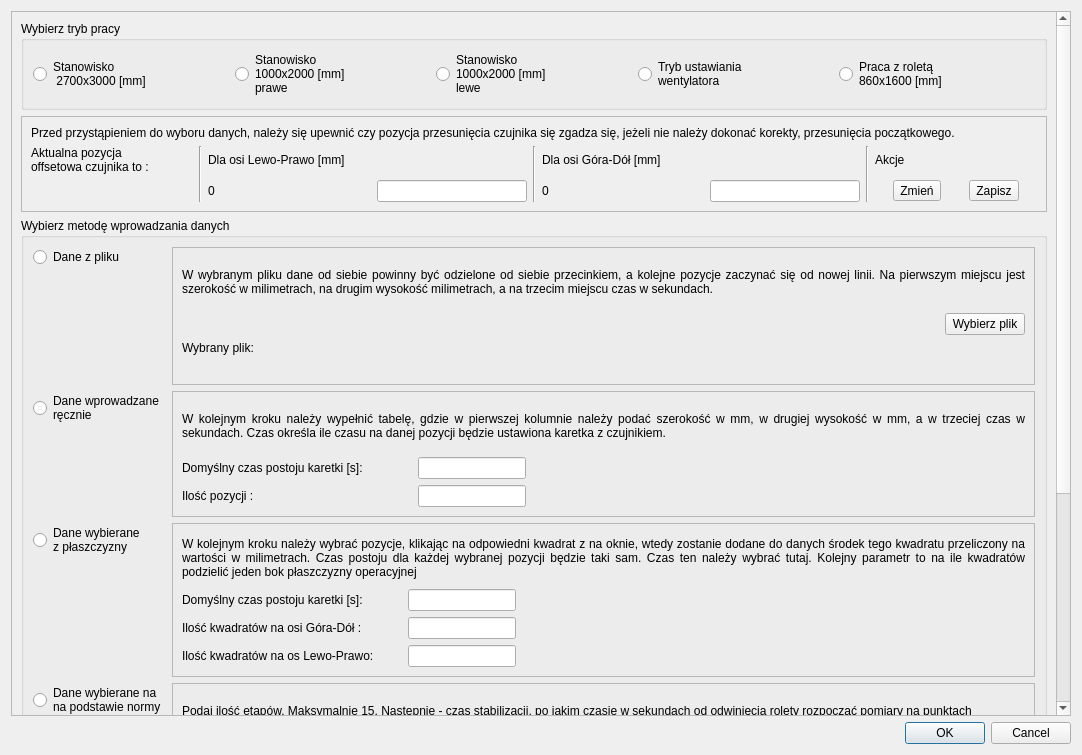
<?xml version="1.0" encoding="UTF-8"?>
<ui version="4.0">
 <class>WyborMetody</class>
 <widget class="QDialog" name="WyborMetody">
  <property name="geometry">
   <rect>
    <x>0</x>
    <y>0</y>
    <width>1082</width>
    <height>755</height>
   </rect>
  </property>
  <property name="windowTitle">
   <string>Pomiar przepływności - Wybór metody wprowadzania danych</string>
  </property>
  <layout class="QVBoxLayout" name="verticalLayout">
   <item>
    <widget class="QScrollArea" name="scrollArea">
     <property name="verticalScrollBarPolicy">
      <enum>Qt::ScrollBarAsNeeded</enum>
     </property>
     <property name="horizontalScrollBarPolicy">
      <enum>Qt::ScrollBarAlwaysOff</enum>
     </property>
     <property name="sizeAdjustPolicy">
      <enum>QAbstractScrollArea::AdjustToContents</enum>
     </property>
     <property name="widgetResizable">
      <bool>true</bool>
     </property>
     <widget class="QWidget" name="scrollAreaWidgetContents">
      <property name="geometry">
       <rect>
        <x>0</x>
        <y>-402</y>
        <width>1048</width>
        <height>1106</height>
       </rect>
      </property>
      <layout class="QVBoxLayout" name="verticalLayout_6">
       <item>
        <widget class="QGroupBox" name="gbMode">
         <property name="title">
          <string>Wybierz tryb pracy</string>
         </property>
         <layout class="QHBoxLayout" name="horizontalLayout">
          <item>
           <widget class="QRadioButton" name="rb2700">
            <property name="text">
             <string>Stanowisko
 2700x3000 [mm]</string>
            </property>
           </widget>
          </item>
          <item>
           <widget class="QRadioButton" name="rb1000p">
            <property name="text">
             <string>Stanowisko
1000x2000 [mm]
prawe</string>
            </property>
           </widget>
          </item>
          <item>
           <widget class="QRadioButton" name="rb1000l">
            <property name="text">
             <string>Stanowisko
1000x2000 [mm]
lewe</string>
            </property>
           </widget>
          </item>
          <item>
           <widget class="QRadioButton" name="rbFunSet">
            <property name="text">
             <string>Tryb ustawiania 
wentylatora</string>
            </property>
           </widget>
          </item>
          <item>
           <widget class="QRadioButton" name="rbRoleta">
            <property name="text">
             <string>Praca z roletą
860x1600 [mm]</string>
            </property>
           </widget>
          </item>
         </layout>
        </widget>
       </item>
       <item>
        <widget class="QFrame" name="frRoletaInfo">
         <property name="frameShape">
          <enum>QFrame::StyledPanel</enum>
         </property>
         <property name="frameShadow">
          <enum>QFrame::Raised</enum>
         </property>
         <layout class="QGridLayout" name="gridLayout">
          <item row="2" column="2">
           <widget class="QLabel" name="normaOffsetX">
            <property name="minimumSize">
             <size>
              <width>25</width>
              <height>0</height>
             </size>
            </property>
            <property name="text">
             <string>0</string>
            </property>
           </widget>
          </item>
          <item row="1" column="1" rowspan="2">
           <widget class="Line" name="line">
            <property name="orientation">
             <enum>Qt::Vertical</enum>
            </property>
           </widget>
          </item>
          <item row="1" column="8">
           <widget class="QLabel" name="label_8">
            <property name="text">
             <string>Akcje</string>
            </property>
           </widget>
          </item>
          <item row="1" column="4" rowspan="2">
           <widget class="Line" name="line_2">
            <property name="orientation">
             <enum>Qt::Vertical</enum>
            </property>
           </widget>
          </item>
          <item row="2" column="6">
           <widget class="QLineEdit" name="normaOffsetYEdit">
            <property name="minimumSize">
             <size>
              <width>25</width>
              <height>0</height>
             </size>
            </property>
            <property name="maximumSize">
             <size>
              <width>150</width>
              <height>16777215</height>
             </size>
            </property>
           </widget>
          </item>
          <item row="1" column="0">
           <widget class="QLabel" name="label_5">
            <property name="text">
             <string>Aktualna pozycja
offsetowa czujnika to :</string>
            </property>
           </widget>
          </item>
          <item row="2" column="8">
           <widget class="QWidget" name="widget" native="true">
            <layout class="QHBoxLayout" name="horizontalLayout_5">
             <property name="spacing">
              <number>10</number>
             </property>
             <property name="leftMargin">
              <number>0</number>
             </property>
             <property name="topMargin">
              <number>0</number>
             </property>
             <property name="rightMargin">
              <number>0</number>
             </property>
             <property name="bottomMargin">
              <number>0</number>
             </property>
             <item>
              <widget class="QToolButton" name="pbNormaOffsetChange">
               <property name="text">
                <string>Zmień</string>
               </property>
              </widget>
             </item>
             <item>
              <widget class="QToolButton" name="pbNormaOffsetSave">
               <property name="text">
                <string>Zapisz</string>
               </property>
              </widget>
             </item>
            </layout>
           </widget>
          </item>
          <item row="2" column="3">
           <widget class="QLineEdit" name="normaOffsetXEdit">
            <property name="minimumSize">
             <size>
              <width>25</width>
              <height>0</height>
             </size>
            </property>
            <property name="maximumSize">
             <size>
              <width>150</width>
              <height>16777215</height>
             </size>
            </property>
           </widget>
          </item>
          <item row="1" column="5" colspan="2">
           <widget class="QLabel" name="label_7">
            <property name="text">
             <string>Dla osi Góra-Dół [mm]</string>
            </property>
           </widget>
          </item>
          <item row="2" column="5">
           <widget class="QLabel" name="normaOffsetY">
            <property name="minimumSize">
             <size>
              <width>25</width>
              <height>0</height>
             </size>
            </property>
            <property name="text">
             <string>0</string>
            </property>
           </widget>
          </item>
          <item row="1" column="7" rowspan="2">
           <widget class="Line" name="line_3">
            <property name="orientation">
             <enum>Qt::Vertical</enum>
            </property>
           </widget>
          </item>
          <item row="1" column="2" colspan="2">
           <widget class="QLabel" name="label_6">
            <property name="text">
             <string>Dla osi Lewo-Prawo [mm]</string>
            </property>
           </widget>
          </item>
          <item row="0" column="0" colspan="9">
           <widget class="QLabel" name="label_9">
            <property name="text">
             <string>Przed przystąpieniem do wyboru danych, należy się upewnić czy pozycja przesunięcia czujnika się zgadza się, jeżeli nie należy dokonać korekty, przesunięcia początkowego. </string>
            </property>
           </widget>
          </item>
         </layout>
        </widget>
       </item>
       <item>
        <widget class="QGroupBox" name="gbMethod">
         <property name="title">
          <string>Wybierz metodę wprowadzania danych</string>
         </property>
         <property name="flat">
          <bool>false</bool>
         </property>
         <layout class="QFormLayout" name="formLayoutDataMethod">
          <item row="0" column="0">
           <widget class="QRadioButton" name="rbfile">
            <property name="text">
             <string>Dane z pliku</string>
            </property>
           </widget>
          </item>
          <item row="0" column="1">
           <widget class="QFrame" name="frChoiceFile">
            <property name="frameShape">
             <enum>QFrame::StyledPanel</enum>
            </property>
            <property name="frameShadow">
             <enum>QFrame::Raised</enum>
            </property>
            <layout class="QGridLayout" name="gridLayoutDataFile">
             <item row="1" column="2">
              <widget class="QPushButton" name="pushButton">
               <property name="text">
                <string>Wybierz plik</string>
               </property>
              </widget>
             </item>
             <item row="4" column="1" colspan="2">
              <widget class="QLabel" name="selectedFile">
               <property name="text">
                <string/>
               </property>
              </widget>
             </item>
             <item row="1" column="1">
              <spacer name="horizontalSpacer">
               <property name="orientation">
                <enum>Qt::Horizontal</enum>
               </property>
               <property name="sizeHint" stdset="0">
                <size>
                 <width>40</width>
                 <height>20</height>
                </size>
               </property>
              </spacer>
             </item>
             <item row="0" column="0" colspan="3">
              <widget class="QLabel" name="iChoiceFile">
               <property name="minimumSize">
                <size>
                 <width>0</width>
                 <height>50</height>
                </size>
               </property>
               <property name="maximumSize">
                <size>
                 <width>16777215</width>
                 <height>16777215</height>
                </size>
               </property>
               <property name="text">
                <string>W wybranym pliku dane od siebie powinny być odzielone od siebie przecinkiem, a kolejne pozycje zaczynać się od nowej linii. Na pierwszym miejscu jest szerokość w milimetrach, na drugim wysokość milimetrach, a na trzecim miejscu czas w sekundach.</string>
               </property>
               <property name="textFormat">
                <enum>Qt::RichText</enum>
               </property>
               <property name="scaledContents">
                <bool>true</bool>
               </property>
               <property name="alignment">
                <set>Qt::AlignJustify|Qt::AlignVCenter</set>
               </property>
               <property name="wordWrap">
                <bool>true</bool>
               </property>
              </widget>
             </item>
             <item row="3" column="0">
              <widget class="QLabel" name="eChosenFile">
               <property name="text">
                <string>Wybrany plik:</string>
               </property>
               <property name="wordWrap">
                <bool>true</bool>
               </property>
              </widget>
             </item>
             <item row="3" column="1" colspan="2">
              <widget class="QLabel" name="lChooseFileName">
               <property name="text">
                <string/>
               </property>
              </widget>
             </item>
            </layout>
           </widget>
          </item>
          <item row="1" column="0">
           <widget class="QRadioButton" name="rbmanual">
            <property name="text">
             <string>Dane wprowadzane
ręcznie</string>
            </property>
           </widget>
          </item>
          <item row="1" column="1">
           <widget class="QFrame" name="frManual">
            <property name="frameShape">
             <enum>QFrame::StyledPanel</enum>
            </property>
            <property name="frameShadow">
             <enum>QFrame::Raised</enum>
            </property>
            <layout class="QVBoxLayout" name="verticalLayoutManual">
             <item>
              <widget class="QLabel" name="iManual">
               <property name="minimumSize">
                <size>
                 <width>0</width>
                 <height>50</height>
                </size>
               </property>
               <property name="text">
                <string>W kolejnym kroku należy wypełnić tabelę, gdzie w pierwszej kolumnie należy podać szerokość w mm, w drugiej wysokość w mm, a w trzeciej czas w sekundach. Czas określa ile czasu na danej pozycji będzie ustawiona karetka z czujnikiem.</string>
               </property>
               <property name="alignment">
                <set>Qt::AlignJustify|Qt::AlignVCenter</set>
               </property>
               <property name="wordWrap">
                <bool>true</bool>
               </property>
              </widget>
             </item>
             <item>
              <layout class="QFormLayout" name="formLayout_3">
               <item row="0" column="0">
                <widget class="QLabel" name="eCzasManual">
                 <property name="sizePolicy">
                  <sizepolicy hsizetype="Fixed" vsizetype="Preferred">
                   <horstretch>0</horstretch>
                   <verstretch>0</verstretch>
                  </sizepolicy>
                 </property>
                 <property name="minimumSize">
                  <size>
                   <width>230</width>
                   <height>0</height>
                  </size>
                 </property>
                 <property name="text">
                  <string>Domyślny czas postoju karetki [s]:</string>
                 </property>
                </widget>
               </item>
               <item row="0" column="1">
                <widget class="QLineEdit" name="timeManualDefault">
                 <property name="sizePolicy">
                  <sizepolicy hsizetype="Fixed" vsizetype="Fixed">
                   <horstretch>0</horstretch>
                   <verstretch>0</verstretch>
                  </sizepolicy>
                 </property>
                </widget>
               </item>
              </layout>
             </item>
             <item>
              <layout class="QFormLayout" name="formLayout_4">
               <item row="0" column="0">
                <widget class="QLabel" name="eNumberManual">
                 <property name="sizePolicy">
                  <sizepolicy hsizetype="Fixed" vsizetype="Preferred">
                   <horstretch>0</horstretch>
                   <verstretch>0</verstretch>
                  </sizepolicy>
                 </property>
                 <property name="minimumSize">
                  <size>
                   <width>230</width>
                   <height>0</height>
                  </size>
                 </property>
                 <property name="text">
                  <string>Ilość pozycji :</string>
                 </property>
                </widget>
               </item>
               <item row="0" column="1">
                <widget class="QLineEdit" name="numberManual">
                 <property name="sizePolicy">
                  <sizepolicy hsizetype="Fixed" vsizetype="Fixed">
                   <horstretch>0</horstretch>
                   <verstretch>0</verstretch>
                  </sizepolicy>
                 </property>
                </widget>
               </item>
              </layout>
             </item>
            </layout>
           </widget>
          </item>
          <item row="2" column="0">
           <widget class="QRadioButton" name="rbhalfmanual">
            <property name="text">
             <string>Dane wybierane 
z płaszczyzny</string>
            </property>
           </widget>
          </item>
          <item row="2" column="1">
           <widget class="QFrame" name="frHalfManual">
            <property name="frameShape">
             <enum>QFrame::StyledPanel</enum>
            </property>
            <property name="frameShadow">
             <enum>QFrame::Raised</enum>
            </property>
            <layout class="QVBoxLayout" name="verticalLayout_2">
             <item>
              <widget class="QLabel" name="iHalfmanual">
               <property name="minimumSize">
                <size>
                 <width>0</width>
                 <height>50</height>
                </size>
               </property>
               <property name="text">
                <string>W kolejnym kroku należy wybrać pozycje, klikając na odpowiedni kwadrat z na oknie, wtedy zostanie dodane do danych środek tego kwadratu przeliczony na wartości w milimetrach. Czas postoju dla każdej wybranej pozycji będzie taki sam. Czas ten należy wybrać tutaj. Kolejny parametr to na ile kwadratów podzielić jeden bok płaszczyzny operacyjnej</string>
               </property>
               <property name="alignment">
                <set>Qt::AlignJustify|Qt::AlignVCenter</set>
               </property>
               <property name="wordWrap">
                <bool>true</bool>
               </property>
              </widget>
             </item>
             <item>
              <layout class="QFormLayout" name="formLayout_1">
               <item row="0" column="0">
                <widget class="QLabel" name="eCzasHalf">
                 <property name="sizePolicy">
                  <sizepolicy hsizetype="Fixed" vsizetype="Preferred">
                   <horstretch>0</horstretch>
                   <verstretch>0</verstretch>
                  </sizepolicy>
                 </property>
                 <property name="minimumSize">
                  <size>
                   <width>220</width>
                   <height>0</height>
                  </size>
                 </property>
                 <property name="text">
                  <string>Domyślny czas postoju karetki [s]: </string>
                 </property>
                </widget>
               </item>
               <item row="0" column="1">
                <widget class="QLineEdit" name="timeAuto">
                 <property name="sizePolicy">
                  <sizepolicy hsizetype="Fixed" vsizetype="Fixed">
                   <horstretch>0</horstretch>
                   <verstretch>0</verstretch>
                  </sizepolicy>
                 </property>
                </widget>
               </item>
              </layout>
             </item>
             <item>
              <layout class="QFormLayout" name="formLayout_2">
               <item row="0" column="0">
                <widget class="QLabel" name="eNumberSquere">
                 <property name="sizePolicy">
                  <sizepolicy hsizetype="Fixed" vsizetype="Preferred">
                   <horstretch>0</horstretch>
                   <verstretch>0</verstretch>
                  </sizepolicy>
                 </property>
                 <property name="minimumSize">
                  <size>
                   <width>220</width>
                   <height>0</height>
                  </size>
                 </property>
                 <property name="text">
                  <string>Ilość kwadratów na osi Góra-Dół :</string>
                 </property>
                </widget>
               </item>
               <item row="0" column="1">
                <widget class="QLineEdit" name="numberAuto">
                 <property name="sizePolicy">
                  <sizepolicy hsizetype="Fixed" vsizetype="Fixed">
                   <horstretch>0</horstretch>
                   <verstretch>0</verstretch>
                  </sizepolicy>
                 </property>
                </widget>
               </item>
              </layout>
             </item>
             <item>
              <layout class="QFormLayout" name="formLayout_5">
               <item row="0" column="0">
                <widget class="QLabel" name="eNumberSquere_2">
                 <property name="sizePolicy">
                  <sizepolicy hsizetype="Fixed" vsizetype="Preferred">
                   <horstretch>0</horstretch>
                   <verstretch>0</verstretch>
                  </sizepolicy>
                 </property>
                 <property name="minimumSize">
                  <size>
                   <width>220</width>
                   <height>0</height>
                  </size>
                 </property>
                 <property name="text">
                  <string>Ilość kwadratów na os Lewo-Prawo:</string>
                 </property>
                </widget>
               </item>
               <item row="0" column="1">
                <widget class="QLineEdit" name="numberAuto_2">
                 <property name="sizePolicy">
                  <sizepolicy hsizetype="Fixed" vsizetype="Fixed">
                   <horstretch>0</horstretch>
                   <verstretch>0</verstretch>
                  </sizepolicy>
                 </property>
                </widget>
               </item>
              </layout>
             </item>
            </layout>
           </widget>
          </item>
          <item row="3" column="0">
           <widget class="QRadioButton" name="rbRoletaDane">
            <property name="text">
             <string>Dane wybierane na
na podstawie normy</string>
            </property>
           </widget>
          </item>
          <item row="3" column="1">
           <widget class="QFrame" name="frRoleta">
            <property name="frameShape">
             <enum>QFrame::StyledPanel</enum>
            </property>
            <property name="frameShadow">
             <enum>QFrame::Raised</enum>
            </property>
            <layout class="QVBoxLayout" name="verticalLayout_3">
             <item>
              <widget class="QLabel" name="label">
               <property name="minimumSize">
                <size>
                 <width>0</width>
                 <height>50</height>
                </size>
               </property>
               <property name="text">
                <string>Podaj ilość etapów. Maksymalnie 15. Następnie - czas stabilizacji, po jakim czasie w sekundach od odwinięcia rolety rozpocząć pomiary na punktach pomiarowych. Ilość próbek - to ile próbek odczytać dla danego punktu pomiarowego</string>
               </property>
               <property name="wordWrap">
                <bool>true</bool>
               </property>
              </widget>
             </item>
             <item>
              <layout class="QHBoxLayout" name="horizontalLayout_2">
               <item>
                <widget class="QLabel" name="label_2">
                 <property name="minimumSize">
                  <size>
                   <width>150</width>
                   <height>0</height>
                  </size>
                 </property>
                 <property name="text">
                  <string>Ilość etapów:</string>
                 </property>
                </widget>
               </item>
               <item>
                <widget class="QLineEdit" name="normaEtapNumber">
                 <property name="maximumSize">
                  <size>
                   <width>150</width>
                   <height>16777215</height>
                  </size>
                 </property>
                 <property name="maxLength">
                  <number>20</number>
                 </property>
                </widget>
               </item>
               <item>
                <spacer name="horizontalSpacer_2">
                 <property name="orientation">
                  <enum>Qt::Horizontal</enum>
                 </property>
                 <property name="sizeHint" stdset="0">
                  <size>
                   <width>40</width>
                   <height>20</height>
                  </size>
                 </property>
                </spacer>
               </item>
              </layout>
             </item>
             <item>
              <layout class="QHBoxLayout" name="horizontalLayout_6">
               <item>
                <widget class="QLabel" name="label_10">
                 <property name="minimumSize">
                  <size>
                   <width>150</width>
                   <height>0</height>
                  </size>
                 </property>
                 <property name="text">
                  <string>Czas stabilizacji [s]:</string>
                 </property>
                </widget>
               </item>
               <item>
                <widget class="QLineEdit" name="normaStabTime">
                 <property name="maximumSize">
                  <size>
                   <width>150</width>
                   <height>16777215</height>
                  </size>
                 </property>
                </widget>
               </item>
               <item>
                <spacer name="horizontalSpacer_5">
                 <property name="orientation">
                  <enum>Qt::Horizontal</enum>
                 </property>
                 <property name="sizeHint" stdset="0">
                  <size>
                   <width>40</width>
                   <height>20</height>
                  </size>
                 </property>
                </spacer>
               </item>
              </layout>
             </item>
             <item>
              <layout class="QHBoxLayout" name="horizontalLayout_7">
               <item>
                <widget class="QLabel" name="label_11">
                 <property name="minimumSize">
                  <size>
                   <width>150</width>
                   <height>0</height>
                  </size>
                 </property>
                 <property name="text">
                  <string>Ilość próbek :</string>
                 </property>
                </widget>
               </item>
               <item>
                <widget class="QLineEdit" name="NormaIloscProbek">
                 <property name="maximumSize">
                  <size>
                   <width>150</width>
                   <height>16777215</height>
                  </size>
                 </property>
                </widget>
               </item>
               <item>
                <spacer name="horizontalSpacer_6">
                 <property name="orientation">
                  <enum>Qt::Horizontal</enum>
                 </property>
                 <property name="sizeHint" stdset="0">
                  <size>
                   <width>40</width>
                   <height>20</height>
                  </size>
                 </property>
                </spacer>
               </item>
              </layout>
             </item>
            </layout>
           </widget>
          </item>
          <item row="4" column="0">
           <widget class="QRadioButton" name="rbRoletaPlik">
            <property name="text">
             <string>Dane z pliku</string>
            </property>
           </widget>
          </item>
          <item row="4" column="1">
           <widget class="QFrame" name="frRoletaPlik">
            <property name="frameShape">
             <enum>QFrame::StyledPanel</enum>
            </property>
            <property name="frameShadow">
             <enum>QFrame::Raised</enum>
            </property>
            <layout class="QVBoxLayout" name="verticalLayout_4">
             <item>
              <widget class="QLabel" name="label_3">
               <property name="minimumSize">
                <size>
                 <width>0</width>
                 <height>50</height>
                </size>
               </property>
               <property name="text">
                <string>Plik powinien zawierać następujące dane oddzielone przecinkiem : współrzędne szerokość i wysokość wyrażone w jednostce [środek obszary to 0, lewa lub dolna krawędż to -0.5, a prawa lub górna krawędź to 0.5], czas postoju, nr etapu [0 to specjalna wartość, od 1 do 15]</string>
               </property>
               <property name="wordWrap">
                <bool>true</bool>
               </property>
              </widget>
             </item>
             <item>
              <layout class="QHBoxLayout" name="horizontalLayout_3">
               <item>
                <spacer name="horizontalSpacer_3">
                 <property name="orientation">
                  <enum>Qt::Horizontal</enum>
                 </property>
                 <property name="sizeHint" stdset="0">
                  <size>
                   <width>40</width>
                   <height>20</height>
                  </size>
                 </property>
                </spacer>
               </item>
               <item>
                <widget class="QPushButton" name="pbChooseFile">
                 <property name="text">
                  <string>Wybierz plik</string>
                 </property>
                </widget>
               </item>
              </layout>
             </item>
             <item>
              <layout class="QHBoxLayout" name="horizontalLayout_4">
               <item>
                <widget class="QLabel" name="label_4">
                 <property name="text">
                  <string>Wybrany plik</string>
                 </property>
                </widget>
               </item>
               <item>
                <spacer name="horizontalSpacer_4">
                 <property name="orientation">
                  <enum>Qt::Horizontal</enum>
                 </property>
                 <property name="sizeHint" stdset="0">
                  <size>
                   <width>853</width>
                   <height>20</height>
                  </size>
                 </property>
                </spacer>
               </item>
               <item>
                <widget class="QLabel" name="wybranyPlikRolety">
                 <property name="text">
                  <string/>
                 </property>
                </widget>
               </item>
              </layout>
             </item>
            </layout>
           </widget>
          </item>
         </layout>
        </widget>
       </item>
       <item>
        <spacer name="verticalSpacer_2">
         <property name="orientation">
          <enum>Qt::Vertical</enum>
         </property>
         <property name="sizeHint" stdset="0">
          <size>
           <width>20</width>
           <height>40</height>
          </size>
         </property>
        </spacer>
       </item>
      </layout>
     </widget>
    </widget>
   </item>
   <item>
    <widget class="QDialogButtonBox" name="buttonBox">
     <property name="orientation">
      <enum>Qt::Horizontal</enum>
     </property>
     <property name="standardButtons">
      <set>QDialogButtonBox::Cancel|QDialogButtonBox::Ok</set>
     </property>
    </widget>
   </item>
  </layout>
 </widget>
 <resources/>
 <connections>
  <connection>
   <sender>buttonBox</sender>
   <signal>accepted()</signal>
   <receiver>WyborMetody</receiver>
   <slot>accept()</slot>
   <hints>
    <hint type="sourcelabel">
     <x>248</x>
     <y>254</y>
    </hint>
    <hint type="destinationlabel">
     <x>157</x>
     <y>274</y>
    </hint>
   </hints>
  </connection>
  <connection>
   <sender>buttonBox</sender>
   <signal>rejected()</signal>
   <receiver>WyborMetody</receiver>
   <slot>reject()</slot>
   <hints>
    <hint type="sourcelabel">
     <x>316</x>
     <y>260</y>
    </hint>
    <hint type="destinationlabel">
     <x>286</x>
     <y>274</y>
    </hint>
   </hints>
  </connection>
 </connections>
</ui>
